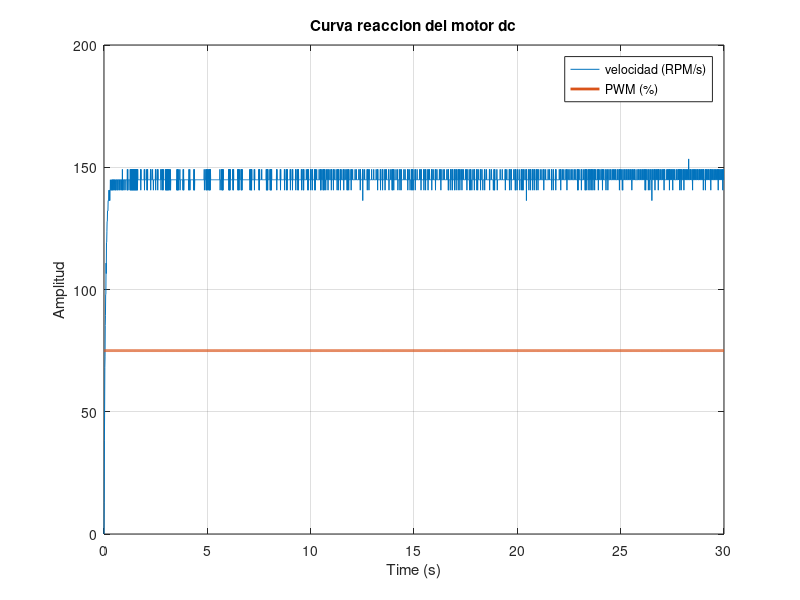

MATLAB code to generate this figure: (Note: this script raises an error after producing the figure.)
load("data_u_y_tf1.mat")
t = simout.time;
u = simout.signals.values(:,1);
y = simout.signals.values(:,2);


idx_inicio = find(u > 0, 1, 'first');
t_inicio = t(idx_inicio);
t_fin = t_inicio + 30;

idx = t >= t_inicio & t <= t_fin;
t = t(idx) - t_inicio;
u = u(idx);
y = y(idx);

% Graficar
plot(t, y,t,u, 'LineWidth', 2)
xlabel('Time (s)')
ylabel('Amplitud')
legend("velocidad (RPM/s)", "PWM (%)")
title("Curva reaccion del motor dc")
grid on



%%
s = tf('s');

Gp = tf(tf1.Numerator, tf1.Denominator);
Gp_g=Gp*6;
%Sp=ss(Gp);

Ts = 0.01;


%Sp=(-13.46,26.07,1,0,Ts);
